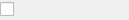
<?xml version="1.0" encoding="UTF-8"?>
<ui version="4.0">
 <class>ValueBool</class>
 <widget class="QWidget" name="ValueBool">
  <property name="geometry">
   <rect>
    <x>0</x>
    <y>0</y>
    <width>129</width>
    <height>20</height>
   </rect>
  </property>
  <property name="windowTitle">
   <string>Form</string>
  </property>
  <layout class="QHBoxLayout" name="horizontalLayout" stretch="0,1">
   <property name="spacing">
    <number>6</number>
   </property>
   <property name="leftMargin">
    <number>0</number>
   </property>
   <property name="topMargin">
    <number>0</number>
   </property>
   <property name="rightMargin">
    <number>0</number>
   </property>
   <property name="bottomMargin">
    <number>0</number>
   </property>
   <item>
    <widget class="QCheckBox" name="checkBox">
     <property name="text">
      <string/>
     </property>
    </widget>
   </item>
   <item>
    <widget class="ClickableLabel" name="label" native="true">
     <property name="sizePolicy">
      <sizepolicy hsizetype="Preferred" vsizetype="Maximum">
       <horstretch>0</horstretch>
       <verstretch>0</verstretch>
      </sizepolicy>
     </property>
     <property name="minimumSize">
      <size>
       <width>0</width>
       <height>20</height>
      </size>
     </property>
     <property name="font">
      <font>
       <family>Consolas</family>
       <pointsize>10</pointsize>
      </font>
     </property>
    </widget>
   </item>
  </layout>
 </widget>
 <customwidgets>
  <customwidget>
   <class>ClickableLabel</class>
   <extends>QWidget</extends>
   <header>lib/koshi8bit/ui/value/bool/clickablelabel.h</header>
   <container>1</container>
  </customwidget>
 </customwidgets>
 <resources/>
 <connections/>
</ui>
